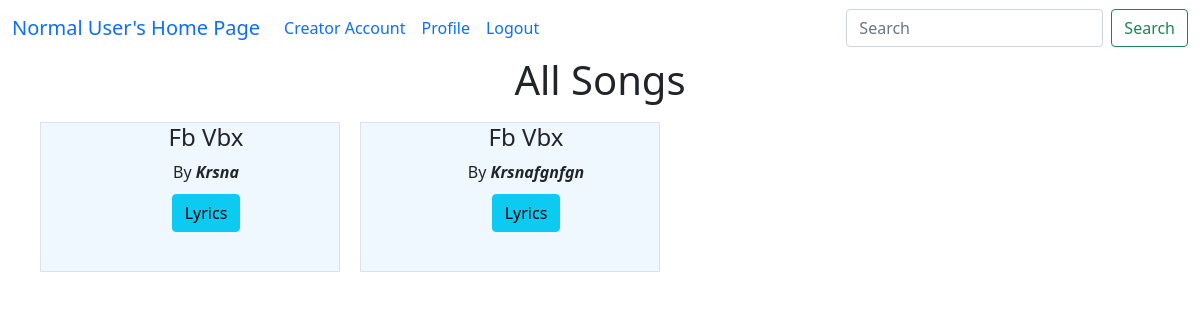
Page /all_songs/1 on the earlier database version.
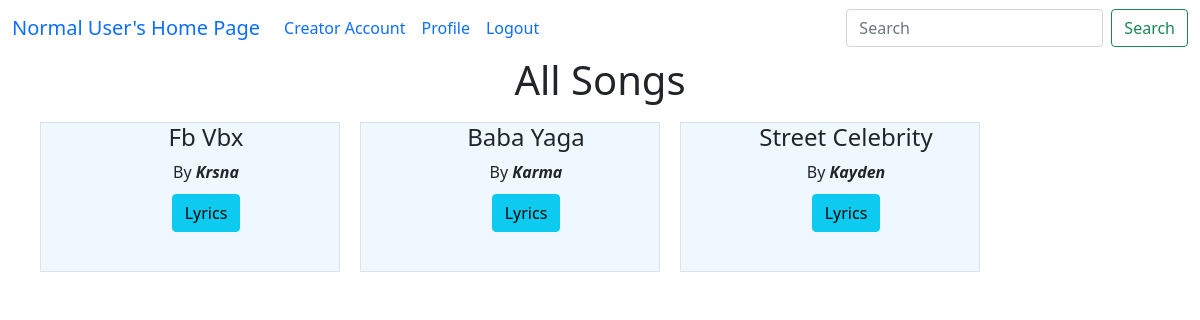
Same page on the later database version.
### model1.py (models this page shows, shortened)
class Song(db.Model):
    song_id = db.Column(db.Integer, primary_key=True)
    song_name = db.Column(db.String(100), nullable=False)
    song_artist = db.Column(db.String(100))
    song_language = db.Column(db.String(30))
    song_genre = db.Column(db.String(50))
    song_lyrics = db.Column(db.String(1000))
    song_duration = db.Column(db.Integer)  # in seconds
    release_date = db.Column(db.String(20))
    creator_id = db.Column(db.Integer, db.ForeignKey("user.user_id"), nullable=False)
    album_id = db.Column(db.Integer, db.ForeignKey("album.album_id") ,default=None)
    song_path = db.Column(db.String(255),default=None)
    song_thumbnail = db.Column(db.String(255),default=None)
    song_play_count = db.Column(db.Integer, default=0)
    song_flag = db.Column(db.Boolean,default=False)
    creator = db.relationship("User", backref="songs")

### app.py (the view)
@app.route("/all_songs/<int:u_id>")
def all_songs(u_id):
    songs = Song.query.all()
    user = User.query.get(u_id)
    return render_template("all_songs_page.html",user=user,songs=songs)

### templates/all_songs_page.html (shortened to what this page needs)
<!doctype html>
<html lang="en">
<head>
    <link href="https://cdn.jsdelivr.net/npm/bootstrap@5.0.2/dist/css/bootstrap.min.css" rel="stylesheet"
>
</head>
<body>
    {% extends "general_user_navbar.html" %}
    {% block content %}
    <div class="container-fluid">
        <div class="container-fluid ">
            <h1 style="text-align: center;"><label for="songs">All Songs</label></h1>
                {% if songs|length == 0 %}
                <h2>No Songs Available</h2>
                {% else %}
                <div class=" songs container text-center " id="songs">
                <div class="row row-cols-4">
                    {% for song in songs %}
                    <div id="song" class="col  border border-primary-subtle" style="text-transform: capitalize; ">
                        <ul type="none">
                            <li>
                                <h4>{{song.song_name}}</h4>
                            </li>
                            <li>by <b><i>{{song.song_artist}}</i></b></li>
                            <li style="margin: 10px;"><a class="btn btn btn-info"
                                    href="/user_song_lyrics/{{user.user_id}}/{{song.song_id}}" type="button">Lyrics</a></li>
                        </ul>
                    </div>
                    {% endfor %}
                </div>
                {% endif %}
            </div>
        </div>
    </div>
    {% endblock %}

Differences in the rows shown:
removed Song: song_name "Fb Vbx", song_artist "Krsnafgnfgn"
added Song: song_name "Baba Yaga", song_artist "Karma"
added Song: song_name "Street Celebrity", song_artist "Kayden"
